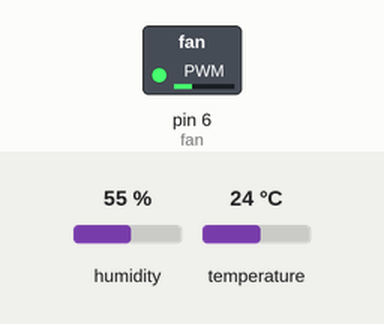
Simulated run of this sketch. Board: Arduino Uno, built with avr-gcc and run on an emulated ATmega328P. Shown: switched loads named in the sketch (green lamp = pin HIGH). The test bench sets the inputs (shaded band); at power-on: temperature 24 °C, humidity 55 %. What the sketch prints to the serial monitor is not drawn.

Above: at 2.8 s.
2.9 s: temperature set to 28 °C
5.6 s: temperature set to 31 °C
At 6.6 s:
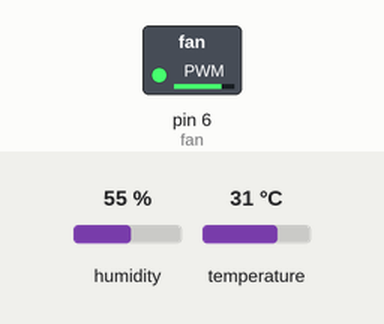
8.3 s: temperature set to 12 °C
At 11.3 s:
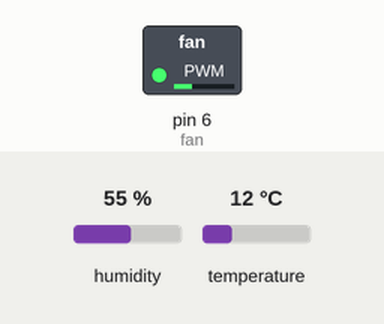
11.6 s: temperature set to 33 °C
At 12.8 s:
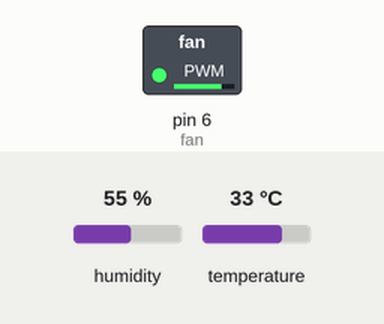
Timing chart, 0 to 14.6 s (numbered marks = the images above; inputs shaded):
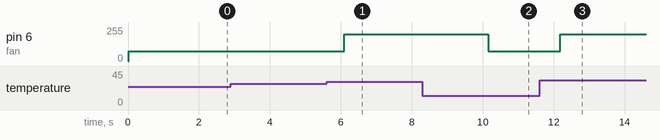

The sketch:

Mukha_temp_controlled_fan.ino
```cpp
#include <Adafruit_Sensor.h>
#include "DHT.h"
#define DHTPIN 13
#define DHTTYPE DHT11

DHT dht(DHTPIN, DHTTYPE);

int temp;
int fan = 6;

//dht.readTemperature()

void setup() {
    temp = 0;
    pinMode(fan, OUTPUT);
    Serial.begin(9600);

}

void loop() {
    temp = dht.readTemperature();
    Serial.println(temp);

    if(temp>29){
      analogWrite(fan, 200);
    }
    else{
    analogWrite(fan, 75);
    }

}
```

Measured:
- the behaviour switches between 29 and 30 °C on temperature (found by bisection; images 0 and 1)
- after the input at 5.6 s, pin 6 (fan): 75/255 → 200/255 after 0.50 s
- after the input at 8.3 s, pin 6 (fan): 200/255 → 75/255 after 1.9 s
- after the input at 11.6 s, pin 6 (fan): 75/255 → 200/255 after 0.58 s
